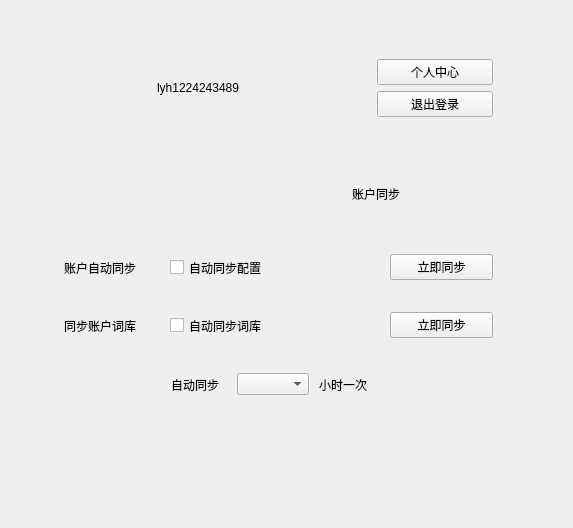
<?xml version="1.0" encoding="UTF-8"?>
<ui version="4.0">
 <class>PersonAccountStackedWidget</class>
 <widget class="QWidget" name="PersonAccountStackedWidget">
  <property name="geometry">
   <rect>
    <x>0</x>
    <y>0</y>
    <width>573</width>
    <height>528</height>
   </rect>
  </property>
  <property name="windowTitle">
   <string>Form</string>
  </property>
  <layout class="QVBoxLayout" name="verticalLayout_3">
   <property name="spacing">
    <number>0</number>
   </property>
   <property name="leftMargin">
    <number>0</number>
   </property>
   <property name="topMargin">
    <number>0</number>
   </property>
   <property name="rightMargin">
    <number>0</number>
   </property>
   <property name="bottomMargin">
    <number>0</number>
   </property>
   <item>
    <layout class="QVBoxLayout" name="verticalLayout_2" stretch="35,80,40,17,30,30,13,30,13,30,90">
     <property name="spacing">
      <number>0</number>
     </property>
     <item>
      <spacer name="verticalSpacer_3">
       <property name="orientation">
        <enum>Qt::Vertical</enum>
       </property>
       <property name="sizeHint" stdset="0">
        <size>
         <width>20</width>
         <height>18</height>
        </size>
       </property>
      </spacer>
     </item>
     <item>
      <layout class="QHBoxLayout" name="horizontalLayout_4" stretch="50,209,129,120,60">
       <property name="spacing">
        <number>0</number>
       </property>
       <item>
        <spacer name="horizontalSpacer">
         <property name="orientation">
          <enum>Qt::Horizontal</enum>
         </property>
         <property name="sizeHint" stdset="0">
          <size>
           <width>50</width>
           <height>20</height>
          </size>
         </property>
        </spacer>
       </item>
       <item>
        <layout class="QHBoxLayout" name="horizontalLayout" stretch="80,30,99">
         <property name="spacing">
          <number>0</number>
         </property>
         <item>
          <widget class="QLabel" name="user_logo_label">
           <property name="minimumSize">
            <size>
             <width>80</width>
             <height>80</height>
            </size>
           </property>
           <property name="text">
            <string/>
           </property>
          </widget>
         </item>
         <item>
          <spacer name="horizontalSpacer_19">
           <property name="orientation">
            <enum>Qt::Horizontal</enum>
           </property>
           <property name="sizeHint" stdset="0">
            <size>
             <width>40</width>
             <height>20</height>
            </size>
           </property>
          </spacer>
         </item>
         <item>
          <widget class="QLabel" name="user_name_label">
           <property name="text">
            <string>lyh1224243489</string>
           </property>
          </widget>
         </item>
        </layout>
       </item>
       <item>
        <spacer name="horizontalSpacer_3">
         <property name="orientation">
          <enum>Qt::Horizontal</enum>
         </property>
         <property name="sizeHint" stdset="0">
          <size>
           <width>40</width>
           <height>20</height>
          </size>
         </property>
        </spacer>
       </item>
       <item>
        <layout class="QVBoxLayout" name="verticalLayout">
         <property name="topMargin">
          <number>5</number>
         </property>
         <property name="bottomMargin">
          <number>5</number>
         </property>
         <item>
          <widget class="QPushButton" name="person_center_btn">
           <property name="text">
            <string>个人中心</string>
           </property>
          </widget>
         </item>
         <item>
          <widget class="QPushButton" name="logout_btn">
           <property name="text">
            <string>退出登录</string>
           </property>
          </widget>
         </item>
        </layout>
       </item>
       <item>
        <spacer name="horizontalSpacer_4">
         <property name="orientation">
          <enum>Qt::Horizontal</enum>
         </property>
         <property name="sizeType">
          <enum>QSizePolicy::Fixed</enum>
         </property>
         <property name="sizeHint" stdset="0">
          <size>
           <width>80</width>
           <height>20</height>
          </size>
         </property>
        </spacer>
       </item>
      </layout>
     </item>
     <item>
      <spacer name="verticalSpacer_2">
       <property name="orientation">
        <enum>Qt::Vertical</enum>
       </property>
       <property name="sizeHint" stdset="0">
        <size>
         <width>20</width>
         <height>18</height>
        </size>
       </property>
      </spacer>
     </item>
     <item>
      <layout class="QHBoxLayout" name="label_layout">
       <property name="spacing">
        <number>0</number>
       </property>
       <item>
        <spacer name="horizontalSpacer_12">
         <property name="orientation">
          <enum>Qt::Horizontal</enum>
         </property>
         <property name="sizeType">
          <enum>QSizePolicy::Expanding</enum>
         </property>
         <property name="sizeHint" stdset="0">
          <size>
           <width>20</width>
           <height>20</height>
          </size>
         </property>
        </spacer>
       </item>
       <item>
        <widget class="QLabel" name="account_label">
         <property name="text">
          <string/>
         </property>
        </widget>
       </item>
       <item>
        <spacer name="horizontalSpacer_13">
         <property name="orientation">
          <enum>Qt::Horizontal</enum>
         </property>
         <property name="sizeHint" stdset="0">
          <size>
           <width>40</width>
           <height>20</height>
          </size>
         </property>
        </spacer>
       </item>
       <item>
        <widget class="QLabel" name="account_option_label">
         <property name="sizePolicy">
          <sizepolicy hsizetype="Preferred" vsizetype="Expanding">
           <horstretch>0</horstretch>
           <verstretch>0</verstretch>
          </sizepolicy>
         </property>
         <property name="text">
          <string>账户同步</string>
         </property>
        </widget>
       </item>
       <item>
        <spacer name="horizontalSpacer_2">
         <property name="orientation">
          <enum>Qt::Horizontal</enum>
         </property>
         <property name="sizeType">
          <enum>QSizePolicy::Expanding</enum>
         </property>
         <property name="sizeHint" stdset="0">
          <size>
           <width>5</width>
           <height>20</height>
          </size>
         </property>
        </spacer>
       </item>
      </layout>
     </item>
     <item>
      <spacer name="verticalSpacer_4">
       <property name="orientation">
        <enum>Qt::Vertical</enum>
       </property>
       <property name="sizeHint" stdset="0">
        <size>
         <width>20</width>
         <height>17</height>
        </size>
       </property>
      </spacer>
     </item>
     <item>
      <layout class="QHBoxLayout" name="horizontalLayout_2" stretch="65,90,16,113,106,103,77">
       <property name="spacing">
        <number>0</number>
       </property>
       <item>
        <spacer name="horizontalSpacer_7">
         <property name="orientation">
          <enum>Qt::Horizontal</enum>
         </property>
         <property name="sizeType">
          <enum>QSizePolicy::Fixed</enum>
         </property>
         <property name="sizeHint" stdset="0">
          <size>
           <width>64</width>
           <height>20</height>
          </size>
         </property>
        </spacer>
       </item>
       <item>
        <widget class="QLabel" name="label">
         <property name="sizePolicy">
          <sizepolicy hsizetype="Expanding" vsizetype="Preferred">
           <horstretch>0</horstretch>
           <verstretch>0</verstretch>
          </sizepolicy>
         </property>
         <property name="text">
          <string>账户自动同步</string>
         </property>
         <property name="alignment">
          <set>Qt::AlignLeading|Qt::AlignLeft|Qt::AlignVCenter</set>
         </property>
        </widget>
       </item>
       <item>
        <spacer name="horizontalSpacer_10">
         <property name="orientation">
          <enum>Qt::Horizontal</enum>
         </property>
         <property name="sizeHint" stdset="0">
          <size>
           <width>40</width>
           <height>20</height>
          </size>
         </property>
        </spacer>
       </item>
       <item>
        <widget class="QCheckBox" name="auto_update_account_checkbox">
         <property name="sizePolicy">
          <sizepolicy hsizetype="Minimum" vsizetype="Expanding">
           <horstretch>0</horstretch>
           <verstretch>0</verstretch>
          </sizepolicy>
         </property>
         <property name="minimumSize">
          <size>
           <width>0</width>
           <height>0</height>
          </size>
         </property>
         <property name="maximumSize">
          <size>
           <width>166253</width>
           <height>50</height>
          </size>
         </property>
         <property name="text">
          <string>自动同步配置</string>
         </property>
        </widget>
       </item>
       <item>
        <spacer name="horizontalSpacer_11">
         <property name="orientation">
          <enum>Qt::Horizontal</enum>
         </property>
         <property name="sizeHint" stdset="0">
          <size>
           <width>40</width>
           <height>20</height>
          </size>
         </property>
        </spacer>
       </item>
       <item>
        <widget class="QPushButton" name="config_update_btn">
         <property name="sizePolicy">
          <sizepolicy hsizetype="Expanding" vsizetype="Fixed">
           <horstretch>0</horstretch>
           <verstretch>0</verstretch>
          </sizepolicy>
         </property>
         <property name="text">
          <string>立即同步</string>
         </property>
        </widget>
       </item>
       <item>
        <spacer name="horizontalSpacer_5">
         <property name="orientation">
          <enum>Qt::Horizontal</enum>
         </property>
         <property name="sizeType">
          <enum>QSizePolicy::Fixed</enum>
         </property>
         <property name="sizeHint" stdset="0">
          <size>
           <width>80</width>
           <height>20</height>
          </size>
         </property>
        </spacer>
       </item>
      </layout>
     </item>
     <item>
      <spacer name="verticalSpacer_5">
       <property name="orientation">
        <enum>Qt::Vertical</enum>
       </property>
       <property name="sizeHint" stdset="0">
        <size>
         <width>20</width>
         <height>17</height>
        </size>
       </property>
      </spacer>
     </item>
     <item>
      <layout class="QHBoxLayout" name="horizontalLayout_3" stretch="65,90,16,113,106,103,77">
       <property name="spacing">
        <number>0</number>
       </property>
       <item>
        <spacer name="horizontalSpacer_8">
         <property name="orientation">
          <enum>Qt::Horizontal</enum>
         </property>
         <property name="sizeType">
          <enum>QSizePolicy::Fixed</enum>
         </property>
         <property name="sizeHint" stdset="0">
          <size>
           <width>64</width>
           <height>20</height>
          </size>
         </property>
        </spacer>
       </item>
       <item>
        <widget class="QLabel" name="label_3">
         <property name="text">
          <string>同步账户词库</string>
         </property>
        </widget>
       </item>
       <item>
        <spacer name="horizontalSpacer_14">
         <property name="orientation">
          <enum>Qt::Horizontal</enum>
         </property>
         <property name="sizeHint" stdset="0">
          <size>
           <width>40</width>
           <height>20</height>
          </size>
         </property>
        </spacer>
       </item>
       <item>
        <widget class="QCheckBox" name="auto_update_wordlib_checkbox">
         <property name="sizePolicy">
          <sizepolicy hsizetype="Minimum" vsizetype="Expanding">
           <horstretch>0</horstretch>
           <verstretch>0</verstretch>
          </sizepolicy>
         </property>
         <property name="maximumSize">
          <size>
           <width>16777215</width>
           <height>50</height>
          </size>
         </property>
         <property name="text">
          <string>自动同步词库</string>
         </property>
        </widget>
       </item>
       <item>
        <spacer name="horizontalSpacer_9">
         <property name="orientation">
          <enum>Qt::Horizontal</enum>
         </property>
         <property name="sizeHint" stdset="0">
          <size>
           <width>40</width>
           <height>20</height>
          </size>
         </property>
        </spacer>
       </item>
       <item>
        <widget class="QPushButton" name="wordlib_update_btn">
         <property name="sizePolicy">
          <sizepolicy hsizetype="Expanding" vsizetype="Fixed">
           <horstretch>0</horstretch>
           <verstretch>0</verstretch>
          </sizepolicy>
         </property>
         <property name="text">
          <string>立即同步</string>
         </property>
        </widget>
       </item>
       <item>
        <spacer name="horizontalSpacer_6">
         <property name="orientation">
          <enum>Qt::Horizontal</enum>
         </property>
         <property name="sizeType">
          <enum>QSizePolicy::Fixed</enum>
         </property>
         <property name="sizeHint" stdset="0">
          <size>
           <width>80</width>
           <height>20</height>
          </size>
         </property>
        </spacer>
       </item>
      </layout>
     </item>
     <item>
      <spacer name="verticalSpacer_6">
       <property name="orientation">
        <enum>Qt::Vertical</enum>
       </property>
       <property name="sizeHint" stdset="0">
        <size>
         <width>20</width>
         <height>17</height>
        </size>
       </property>
      </spacer>
     </item>
     <item>
      <layout class="QHBoxLayout" name="horizontalLayout_6" stretch="171,59,10,50,10,60,204">
       <property name="spacing">
        <number>0</number>
       </property>
       <item>
        <spacer name="horizontalSpacer_16">
         <property name="orientation">
          <enum>Qt::Horizontal</enum>
         </property>
         <property name="sizeType">
          <enum>QSizePolicy::Fixed</enum>
         </property>
         <property name="sizeHint" stdset="0">
          <size>
           <width>171</width>
           <height>20</height>
          </size>
         </property>
        </spacer>
       </item>
       <item>
        <widget class="QLabel" name="label_4">
         <property name="text">
          <string>自动同步</string>
         </property>
        </widget>
       </item>
       <item>
        <spacer name="horizontalSpacer_15">
         <property name="orientation">
          <enum>Qt::Horizontal</enum>
         </property>
         <property name="sizeHint" stdset="0">
          <size>
           <width>40</width>
           <height>20</height>
          </size>
         </property>
        </spacer>
       </item>
       <item>
        <widget class="QComboBox" name="wordlib_update_time_combo">
         <property name="sizePolicy">
          <sizepolicy hsizetype="Expanding" vsizetype="Fixed">
           <horstretch>0</horstretch>
           <verstretch>0</verstretch>
          </sizepolicy>
         </property>
         <property name="maximumSize">
          <size>
           <width>16777215</width>
           <height>16777215</height>
          </size>
         </property>
        </widget>
       </item>
       <item>
        <spacer name="horizontalSpacer_17">
         <property name="orientation">
          <enum>Qt::Horizontal</enum>
         </property>
         <property name="sizeHint" stdset="0">
          <size>
           <width>40</width>
           <height>20</height>
          </size>
         </property>
        </spacer>
       </item>
       <item>
        <widget class="QLabel" name="label_5">
         <property name="sizePolicy">
          <sizepolicy hsizetype="Preferred" vsizetype="Expanding">
           <horstretch>0</horstretch>
           <verstretch>0</verstretch>
          </sizepolicy>
         </property>
         <property name="text">
          <string>小时一次</string>
         </property>
        </widget>
       </item>
       <item>
        <spacer name="horizontalSpacer_18">
         <property name="orientation">
          <enum>Qt::Horizontal</enum>
         </property>
         <property name="sizeHint" stdset="0">
          <size>
           <width>40</width>
           <height>20</height>
          </size>
         </property>
        </spacer>
       </item>
      </layout>
     </item>
     <item>
      <spacer name="verticalSpacer">
       <property name="orientation">
        <enum>Qt::Vertical</enum>
       </property>
       <property name="sizeHint" stdset="0">
        <size>
         <width>20</width>
         <height>40</height>
        </size>
       </property>
      </spacer>
     </item>
    </layout>
   </item>
  </layout>
 </widget>
 <resources/>
 <connections/>
</ui>
